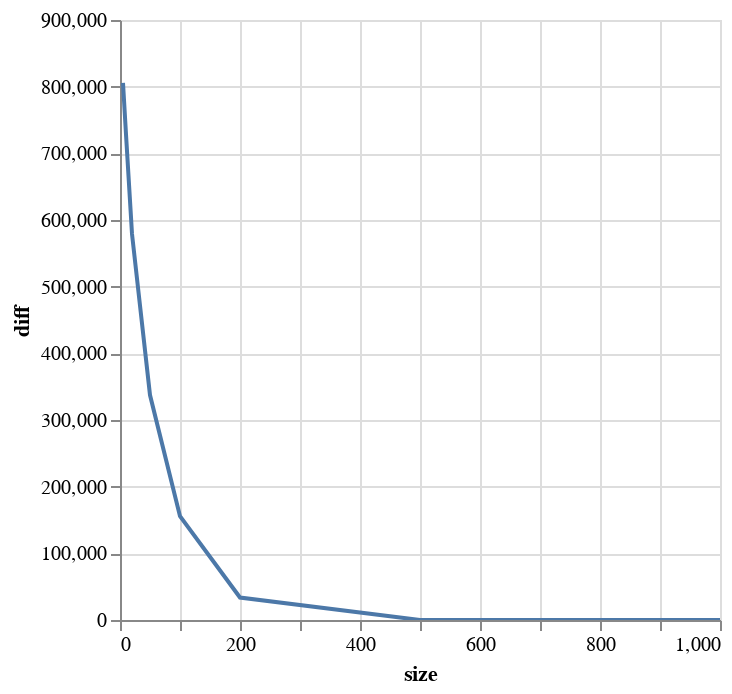

Notebook code for this chart:
### Code cell
import polars as pl 

pl.DataFrame(data).plot.line("size", "diff")

### Figure 1 — Vega-Lite specification as saved in the notebook (floating-point values rounded to 4 significant figures)
{"config": {"view": {"continuousWidth": 300, "continuousHeight": 300}}, "data": {"name": "data-cf52b25b9d2a09d662f1774c5aeaa83d"}, "mark": {"type": "line"}, "encoding": {"x": {"field": "size", "type": "quantitative"}, "y": {"field": "diff", "type": "quantitative"}}, "params": [{"name": "param_1", "select": {"type": "interval", "encodings": ["x", "y"]}, "bind": "scales"}], "$schema": "https://vega.github.io/schema/vega-lite/v5.20.1.json", "datasets": {"data-cf52b25b9d2a09d662f1774c5aeaa83d": [{"size": 5, "diff": 805700.0}, {"size": 10, "diff": 728300.0}, {"size": 20, "diff": 579100.0}, {"size": 50, "diff": 337500.0}, {"size": 100, "diff": 155800.0}, {"size": 200, "diff": 33690.0}, {"size": 500, "diff": 8.248e-09}, {"size": 1000, "diff": 9.377e-09}]}}
